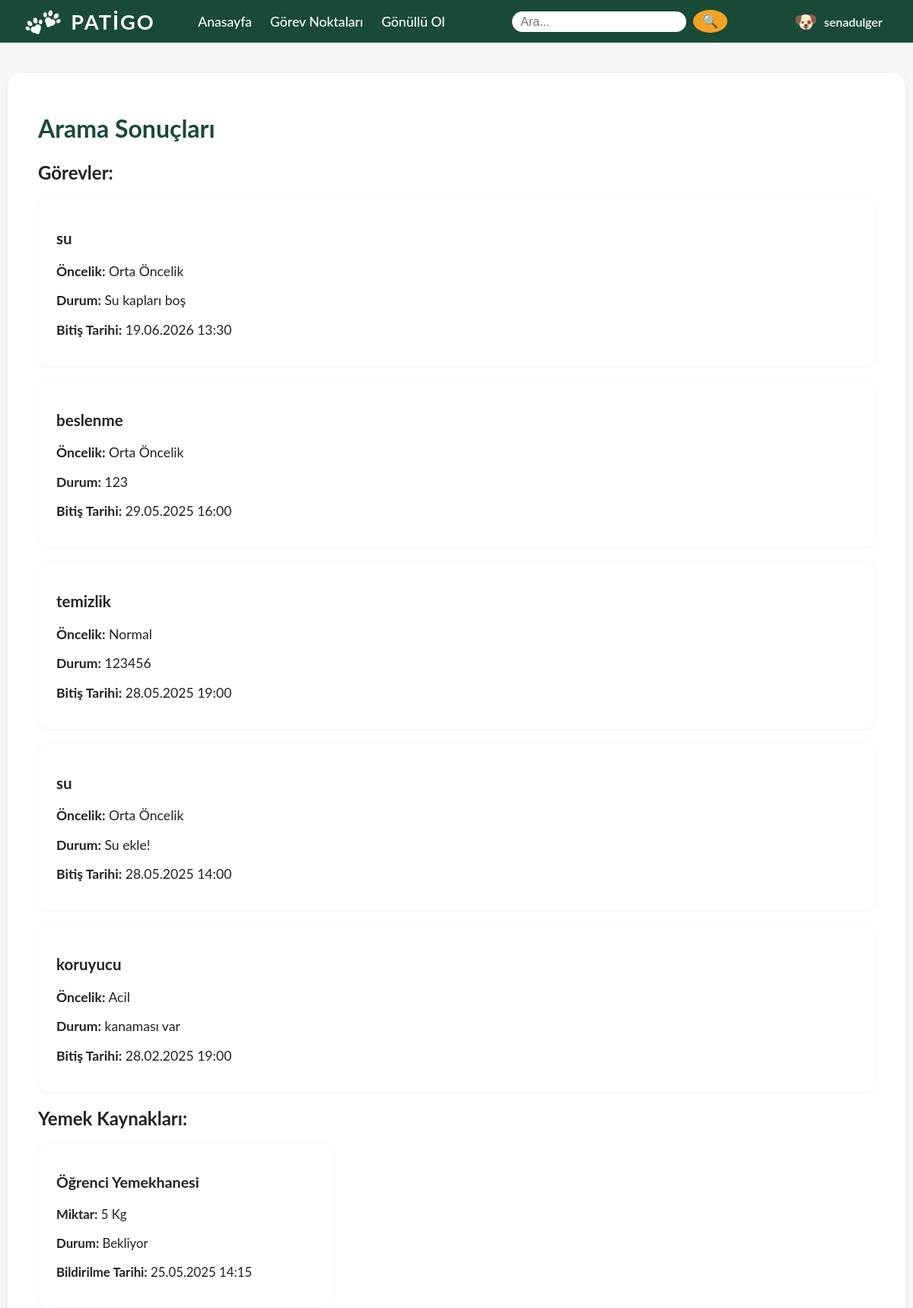
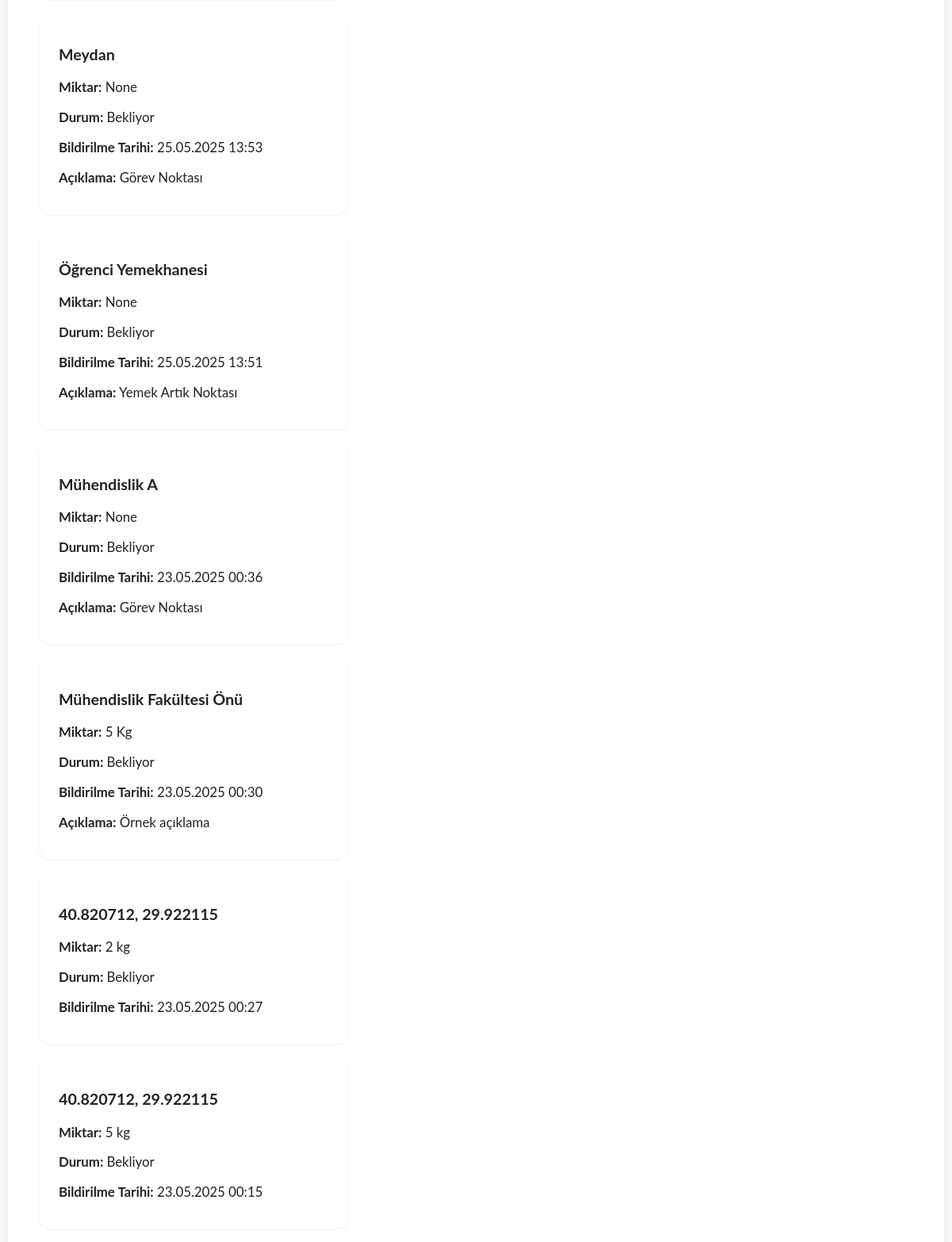
The app's page /arama/ (signed in, upper part) with its own data (2 pictures, top to bottom).
### main/models.py (models this page shows, shortened)
class Task(models.Model):
    PRIORITY_CHOICES = (
        ('acil', 'Acil'),
        ('orta', 'Orta Öncelik'),
        ('normal', 'Normal'),
    )
    name = models.CharField(max_length=100)
    description = models.TextField()
    animal_count = models.PositiveIntegerField()
    end_time = models.DateTimeField()
    location = models.CharField(max_length=200, blank=True, null=True)
    status = models.CharField(max_length=100)
    priority = models.CharField(max_length=10, choices=PRIORITY_CHOICES, default='normal')
    assigned_to = models.ForeignKey(User, on_delete=models.SET_NULL, null=True, blank=True, related_name='tasks')
    is_completed = models.BooleanField(default=False)
    created_by = models.ForeignKey(User, on_delete=models.SET_NULL, null=True, blank=True, related_name='created_tasks')

class FoodSource(models.Model):
    STATUS_CHOICES = (
        ('bekliyor', 'Bekliyor'),
        ('teslim', 'Teslim Alındı'),
    )
    location = models.CharField(max_length=200)
    amount = models.CharField(max_length=50, blank=True, null=True)
    description = models.TextField(blank=True)
    photo = models.ImageField(upload_to='food_photos/', blank=True, null=True)
    reported_by = models.ForeignKey(User, on_delete=models.SET_NULL, null=True)
    status = models.CharField(max_length=20, choices=STATUS_CHOICES, default='bekliyor')
    reported_at = models.DateTimeField(auto_now_add=True)
    latitude = models.FloatField(null=True, blank=True)
    longitude = models.FloatField(null=True, blank=True)

### main/views.py (the view, shortened to what this page needs)
# urls.py: path('arama/', views.arama, name='arama'),
def arama(request):
    query = request.GET.get('q', '')
    task_results = Task.objects.all()
    food_results = FoodSource.objects.all()
    task_results = task_results.order_by('-end_time')
    food_results = food_results.order_by('-reported_at')
    return render(request, 'arama_sonuc.html', {
        'query': query,
        'task_results': task_results,
        'food_results': food_results,
    })

### main/templates/arama_sonuc.html
{% extends 'base.html' %}
{% load static %}
{% block content %}
<div class="panel-section">
    <h1>Arama Sonuçları</h1>
    <h2>Görevler:</h2>
    {% if task_results %}
        {% for task in task_results %}
            <div class="task-list-box">
                <h3>{{ task.name }}</h3>
                <p><strong>Öncelik:</strong> {{ task.get_priority_display }}</p>
                <p><strong>Durum:</strong> {{ task.status }}</p>
                <p><strong>Bitiş Tarihi:</strong> {{ task.end_time|date:"d.m.Y H:i" }}</p>
            </div>
        {% endfor %}
    {% else %}
        <div class="task-list-box">
            <p>Görev sonucu bulunamadı.</p>
        </div>
    {% endif %}
    <h2>Yemek Kaynakları:</h2>
    {% if food_results %}
        {% for food in food_results %}
            <div class="food-box">
                <h3>{{ food.location }}</h3>
                <p><strong>Miktar:</strong> {{ food.amount }}</p>
                <p><strong>Durum:</strong> {{ food.get_status_display }}</p>
                <p><strong>Bildirilme Tarihi:</strong> {{ food.reported_at|date:"d.m.Y H:i" }}</p>
                {% if food.description %}
                    <p><strong>Açıklama:</strong> {{ food.description }}</p>
                {% endif %}
            </div>
        {% endfor %}
    {% else %}
        <div class="food-box">
            <p>Yemek kaynağı sonucu bulunamadı.</p>
        </div>
    {% endif %}
</div>
{% endblock %}

### main/templates/base.html (shortened to what this page needs)
<!DOCTYPE html>
<html lang="tr">
<head>
    {% load static %}
    <link rel="stylesheet" href="/static/main.css">
    <link rel="stylesheet"
        href="https://unpkg.com/leaflet@1.9.4/dist/leaflet.css"
/>
</head>
<body>
    <nav class="navbar">
        <div class="navbar-left">
            {% load static %}
            <img src="{% static 'images/logo.png' %}" alt="Patigo Logo" class="logo">
            <span a href="/" class="site-title">PATİGO</span>
        </div>
        <div class="navbar-center">
            <a href="/" class="nav-link">Anasayfa</a>
            <a href="/gorev-noktalari" class="nav-link">Görev Noktaları</a>
            {% if user.is_authenticated and user.userprofile.user_type == 'gonullu' %}
                <a href="/gorev-al" class="nav-link">Görev Al</a>
            {% elif user.is_authenticated and user.userprofile.user_type == 'yetkili' %}
                <a href="/gorev-ekle" class="nav-link">Görev Ekle</a>
                <a href="/yemek-kaynagi-bildir" class="nav-link">Yemek Kaynağı Bildir</a>
            {% else %}
                <a href="/gonullu-ol" class="nav-link">Gönüllü Ol</a>
            {% endif %}
        </div>
        <div class="navbar-search">
            <form action="/arama" method="get">
                <input type="text" name="q" placeholder="Ara..." class="search-input">
                <button type="submit" class="search-btn">🔍</button>
            </form>
        </div>
        <div class="navbar-right">
            {% if user.is_authenticated %}
                <div class="user-menu">
                    <span class="user-icon">🐶</span>
                    <span class="user-name">{{ user.username }}</span>
                </div>
            {% else %}
                <a href="/giris" class="btn btn-login">Giriş Yap</a>
                <a href="/kayit" class="btn btn-register">Kayıt Ol</a>
            {% endif %}
        </div>
    </nav>
    <main>
        {% block content %}{% endblock %}
    </main>
</body>
</html>

### main/static/main.css (style rules this page uses)
body { margin: 0; font-family: 'Lato', sans-serif; background: #f7f7f7; color: #222; }
.navbar { display: flex; align-items: center; justify-content: space-between; background: #194a37; padding: 0.5rem 2rem; color: #fff; }
.navbar-left { display: flex; align-items: center; }
.logo { height: 40px; margin-right: 10px; }
.site-title { font-size: 1.7rem; font-weight: bold; letter-spacing: 2px; }
.navbar-center { display: flex; gap: 1.5rem; }
.nav-link { color: #fff; text-decoration: none; font-size: 1.1rem; font-weight: 500; transition: color 0.2s; }
.navbar-search { margin-left: 2rem; }
.search-input { padding: 0.3rem 0.7rem; border-radius: 20px; border: none; outline: none; font-size: 1rem; }
.search-btn { background: #f5a124; border: none; border-radius: 50%; padding: 0.3rem 0.7rem; margin-left: 0.3rem; cursor: pointer; font-size: 1.1rem; }
.navbar-right { display: flex; gap: 0.7rem; margin-left: 2rem; }
.panel-section { max-width: 1100px; margin: 2.5rem auto; background: #fff; border-radius: 18px; box-shadow: 0 2px 8px #0001; padding: 2rem 2.5rem; }
.panel-section h1 { color: #194a37; margin-bottom: 1.5rem; }
.user-menu { position: relative; display: inline-block; cursor: pointer; }
.user-icon { font-size: 1.5rem; vertical-align: middle; margin-right: 0.3rem; }
.user-name { font-weight: 600; color: #fff; vertical-align: middle; padding-right: 0.5rem; }
.task-list-box { background: #fff; border-radius: 14px; box-shadow: 0 1px 4px #0001; padding: 1.2rem 1.5rem; margin-bottom: 1.2rem; font-size: 1.1rem; }
.food-box { background: #fff; border-radius: 14px; box-shadow: 0 1px 4px #0001; padding: 1.2rem 1.5rem; min-width: 260px; max-width: 340px; font-size: 1.05rem; position: relative; margin-bottom: 1.2rem; }

### records on screen
Task: name "su", priority "Orta Öncelik", status "Su kapları boş", end_time "19.06.2026 13:30"
Task: name "beslenme", priority "Orta Öncelik", status "123", end_time "29.05.2025 16:00"
Task: name "temizlik", priority "Normal", status "123456", end_time "28.05.2025 19:00"
Task: name "su", priority "Orta Öncelik", status "Su ekle!", end_time "28.05.2025 14:00"
Task: name "koruyucu", priority "Acil", status "kanaması var", end_time "28.02.2025 19:00"
FoodSource: location "Öğrenci Yemekhanesi", amount "5 Kg", status "Bekliyor", reported_at "25.05.2025 14:15"
FoodSource: location "Meydan", amount "None", status "Bekliyor", reported_at "25.05.2025 13:53", description "Görev Noktası"
FoodSource: location "Öğrenci Yemekhanesi", amount "None", status "Bekliyor", reported_at "25.05.2025 13:51", description "Yemek Artık Noktası"
FoodSource: location "Mühendislik A", amount "None", status "Bekliyor", reported_at "23.05.2025 00:36", description "Görev Noktası"
FoodSource: location "Mühendislik Fakültesi Önü", amount "5 Kg", status "Bekliyor", reported_at "23.05.2025 00:30", description "Örnek açıklama"
FoodSource: location "40.820712, 29.922115", amount "2 kg", status "Bekliyor", reported_at "23.05.2025 00:27"
FoodSource: location "40.820712, 29.922115", amount "5 kg", status "Bekliyor", reported_at "23.05.2025 00:15"

### other values on screen
{{ user.username }} "senadulger"
